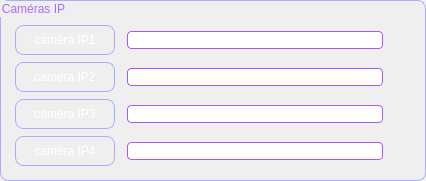
         <widget class="QGroupBox" name="groupBox_3">
          <property name="geometry">
           <rect>
            <x>180</x>
            <y>370</y>
            <width>426</width>
            <height>181</height>
           </rect>
          </property>
          <property name="styleSheet">
           <string notr="true">border:1px solid rgb(170, 170, 255);
border-radius:8px;
color: rgb(170, 107, 255);</string>
          </property>
          <property name="title">
           <string>Caméras IP</string>
          </property>
          <widget class="QLineEdit" name="edit_ip2">
           <property name="geometry">
            <rect>
             <x>127</x>
             <y>68</y>
             <width>256</width>
             <height>18</height>
            </rect>
           </property>
           <property name="minimumSize">
            <size>
             <width>200</width>
             <height>0</height>
            </size>
           </property>
           <property name="maximumSize">
            <size>
             <width>16777215</width>
             <height>16777215</height>
            </size>
           </property>
           <property name="styleSheet">
            <string notr="true">QLineEdit{
background-color: rgb(255, 255, 255);
border: 1px solid rgb(170, 85, 255) ;
border-radius:4px;
}</string>
           </property>
           <property name="text">
            <string/>
           </property>
           <property name="clearButtonEnabled">
            <bool>true</bool>
           </property>
          </widget>
          <widget class="QPushButton" name="pb_test_ip2">
           <property name="geometry">
            <rect>
             <x>15</x>
             <y>62</y>
             <width>100</width>
             <height>30</height>
            </rect>
           </property>
           <property name="sizePolicy">
            <sizepolicy hsizetype="Expanding" vsizetype="Expanding">
             <horstretch>0</horstretch>
             <verstretch>0</verstretch>
            </sizepolicy>
           </property>
           <property name="minimumSize">
            <size>
             <width>100</width>
             <height>30</height>
            </size>
           </property>
           <property name="maximumSize">
            <size>
             <width>110</width>
             <height>30</height>
            </size>
           </property>
           <property name="styleSheet">
            <string notr="true">
QPushButton{
border:1px solid rgb(170, 170, 255);
border-radius:8px;
color: white;
}

QPushButton:hover{
border-color: white;
}

QPushButton:pressed{
background-color: rgb(170, 179, 255);
}</string>
           </property>
           <property name="text">
            <string>caméra IP2</string>
           </property>
          </widget>
          <widget class="QLineEdit" name="edit_ip3">
           <property name="geometry">
            <rect>
             <x>127</x>
             <y>105</y>
             <width>256</width>
             <height>18</height>
            </rect>
           </property>
           <property name="minimumSize">
            <size>
             <width>200</width>
             <height>0</height>
            </size>
           </property>
           <property name="maximumSize">
            <size>
             <width>16777215</width>
             <height>16777215</height>
            </size>
           </property>
           <property name="styleSheet">
            <string notr="true">QLineEdit{
background-color: rgb(255, 255, 255);
border: 1px solid rgb(170, 85, 255) ;
border-radius:4px;
}
</string>
           </property>
           <property name="text">
            <string/>
           </property>
           <property name="clearButtonEnabled">
            <bool>true</bool>
           </property>
          </widget>
          <widget class="QPushButton" name="pb_test_ip3">
           <property name="geometry">
            <rect>
             <x>15</x>
             <y>99</y>
             <width>100</width>
             <height>30</height>
            </rect>
           </property>
           <property name="sizePolicy">
            <sizepolicy hsizetype="Expanding" vsizetype="Expanding">
             <horstretch>0</horstretch>
             <verstretch>0</verstretch>
            </sizepolicy>
           </property>
           <property name="minimumSize">
            <size>
             <width>100</width>
             <height>30</height>
            </size>
           </property>
           <property name="maximumSize">
            <size>
             <width>110</width>
             <height>30</height>
            </size>
           </property>
           <property name="styleSheet">
            <string notr="true">
QPushButton{
border:1px solid rgb(170, 170, 255);
border-radius:8px;
color: white;
}

QPushButton:hover{
border-color: white;
}

QPushButton:pressed{
background-color: rgb(170, 179, 255);
}</string>
           </property>
           <property name="text">
            <string>caméra IP3</string>
           </property>
          </widget>
          <widget class="QLineEdit" name="edit_ip1">
           <property name="geometry">
            <rect>
             <x>127</x>
             <y>31</y>
             <width>256</width>
             <height>18</height>
            </rect>
           </property>
           <property name="minimumSize">
            <size>
             <width>200</width>
             <height>0</height>
            </size>
           </property>
           <property name="maximumSize">
            <size>
             <width>16777215</width>
             <height>16777215</height>
            </size>
           </property>
           <property name="styleSheet">
            <string notr="true">QLineEdit{
background-color: rgb(255, 255, 255);
border: 1px solid rgb(170, 85, 255) ;
border-radius:4px;
}</string>
           </property>
           <property name="text">
            <string/>
           </property>
           <property name="clearButtonEnabled">
            <bool>true</bool>
           </property>
          </widget>
          <widget class="QPushButton" name="pb_test_ip1">
           <property name="geometry">
            <rect>
             <x>15</x>
             <y>25</y>
             <width>100</width>
             <height>30</height>
            </rect>
           </property>
           <property name="sizePolicy">
            <sizepolicy hsizetype="Expanding" vsizetype="Expanding">
             <horstretch>0</horstretch>
             <verstretch>0</verstretch>
            </sizepolicy>
           </property>
           <property name="minimumSize">
            <size>
             <width>100</width>
             <height>30</height>
            </size>
           </property>
           <property name="maximumSize">
            <size>
             <width>110</width>
             <height>30</height>
            </size>
           </property>
           <property name="styleSheet">
            <string notr="true">
QPushButton{
border:1px solid rgb(170, 170, 255);
border-radius:8px;
color: white;
}

QPushButton:hover{
border-color: white;
}

QPushButton:pressed{
background-color: rgb(170, 179, 255);
}</string>
           </property>
           <property name="text">
            <string>caméra IP1</string>
           </property>
          </widget>
          <widget class="QLineEdit" name="edit_ip4">
           <property name="geometry">
            <rect>
             <x>127</x>
             <y>142</y>
             <width>256</width>
             <height>18</height>
            </rect>
           </property>
           <property name="minimumSize">
            <size>
             <width>200</width>
             <height>0</height>
            </size>
           </property>
           <property name="maximumSize">
            <size>
             <width>16777215</width>
             <height>16777215</height>
            </size>
           </property>
           <property name="styleSheet">
            <string notr="true">QLineEdit{
background-color: rgb(255, 255, 255);
border: 1px solid rgb(170, 85, 255) ;
border-radius:4px;
}
</string>
           </property>
           <property name="text">
            <string/>
           </property>
           <property name="clearButtonEnabled">
            <bool>true</bool>
           </property>
          </widget>
          <widget class="QPushButton" name="pb_test_ip4">
           <property name="geometry">
            <rect>
             <x>15</x>
             <y>136</y>
             <width>100</width>
             <height>30</height>
            </rect>
           </property>
           <property name="sizePolicy">
            <sizepolicy hsizetype="Expanding" vsizetype="Expanding">
             <horstretch>0</horstretch>
             <verstretch>0</verstretch>
            </sizepolicy>
           </property>
           <property name="minimumSize">
            <size>
             <width>100</width>
             <height>30</height>
            </size>
           </property>
           <property name="maximumSize">
            <size>
             <width>110</width>
             <height>30</height>
            </size>
           </property>
           <property name="styleSheet">
            <string notr="true">
QPushButton{
border:1px solid rgb(170, 170, 255);
border-radius:8px;
color: white;
}

QPushButton:hover{
border-color: white;
}

QPushButton:pressed{
background-color: rgb(170, 179, 255);

}</string>
           </property>
           <property name="text">
            <string>caméra IP4</string>
           </property>
          </widget>
          <widget class="QLabel" name="ledcam_ip3">
           <property name="geometry">
            <rect>
             <x>395</x>
             <y>104</y>
             <width>20</width>
             <height>20</height>
            </rect>
           </property>
           <property name="minimumSize">
            <size>
             <width>20</width>
             <height>20</height>
            </size>
           </property>
           <property name="maximumSize">
            <size>
             <width>20</width>
             <height>20</height>
            </size>
           </property>
           <property name="styleSheet">
            <string notr="true">color: rgb(255, 255, 255);
border: 0px solid;</string>
           </property>
           <property name="text">
            <string/>
           </property>
           <property name="pixmap">
            <pixmap resource="webcam.qrc">:/icones/icones/media/led_rouge.png</pixmap>
           </property>
           <property name="scaledContents">
            <bool>true</bool>
           </property>
          </widget>
          <widget class="QLabel" name="ledcam_ip2">
           <property name="geometry">
            <rect>
             <x>395</x>
             <y>67</y>
             <width>20</width>
             <height>20</height>
            </rect>
           </property>
           <property name="minimumSize">
            <size>
             <width>20</width>
             <height>20</height>
            </size>
           </property>
           <property name="maximumSize">
            <size>
             <width>20</width>
             <height>20</height>
            </size>
           </property>
           <property name="styleSheet">
            <string notr="true">color: rgb(255, 255, 255);
border: 0px solid;</string>
           </property>
           <property name="text">
            <string/>
           </property>
           <property name="pixmap">
            <pixmap resource="webcam.qrc">:/icones/icones/media/led_rouge.png</pixmap>
           </property>
           <property name="scaledContents">
            <bool>true</bool>
           </property>
          </widget>
          <widget class="QLabel" name="ledcam_ip1">
           <property name="geometry">
            <rect>
             <x>395</x>
             <y>30</y>
             <width>20</width>
             <height>20</height>
            </rect>
           </property>
           <property name="minimumSize">
            <size>
             <width>20</width>
             <height>20</height>
            </size>
           </property>
           <property name="maximumSize">
            <size>
             <width>20</width>
             <height>20</height>
            </size>
           </property>
           <property name="styleSheet">
            <string notr="true">color: rgb(255, 255, 255);
border: 0px solid;</string>
           </property>
           <property name="text">
            <string/>
           </property>
           <property name="pixmap">
            <pixmap resource="webcam.qrc">:/icones/icones/media/led_rouge.png</pixmap>
           </property>
           <property name="scaledContents">
            <bool>true</bool>
           </property>
          </widget>
          <widget class="QLabel" name="ledcam_ip4">
           <property name="geometry">
            <rect>
             <x>395</x>
             <y>141</y>
             <width>20</width>
             <height>20</height>
            </rect>
           </property>
           <property name="minimumSize">
            <size>
             <width>20</width>
             <height>20</height>
            </size>
           </property>
           <property name="maximumSize">
            <size>
             <width>20</width>
             <height>20</height>
            </size>
           </property>
           <property name="styleSheet">
            <string notr="true">color: rgb(255, 255, 255);
border: 0px solid;</string>
           </property>
           <property name="text">
            <string/>
           </property>
           <property name="pixmap">
            <pixmap resource="webcam.qrc">:/icones/icones/media/led_rouge.png</pixmap>
           </property>
           <property name="scaledContents">
            <bool>true</bool>
           </property>
          </widget>
         </widget>
